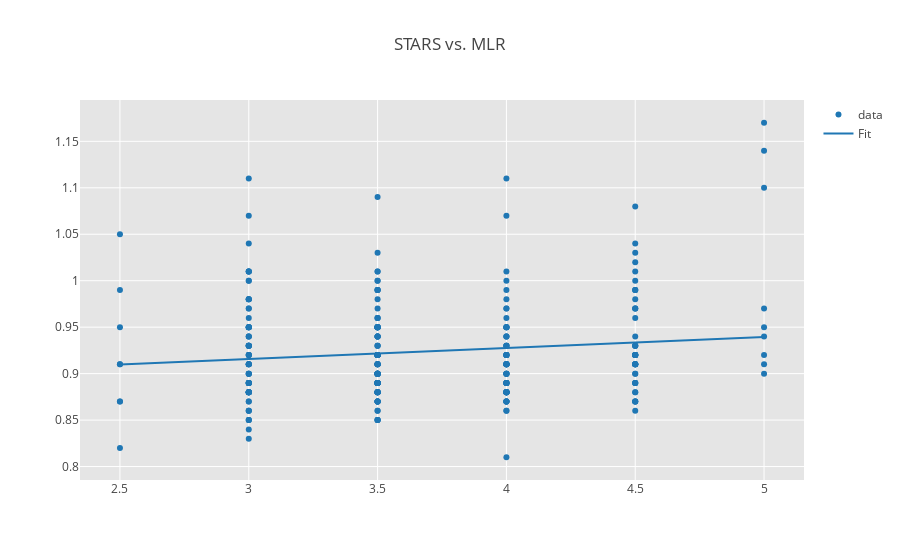

Notebook cell for this chart:
### Markdown cell above
Section 5: Presentation Visualizations

### Code cell
df_MLR_full = df_MLR.dropna()

from sklearn import preprocessing
import plotly.graph_objs as go
from scipy import stats
import json


# 5.1 Scatterplot MLR vs. STARS
X = df_MLR_full['STARS_Overall']
Y = df_MLR_full['adjusted_MLR']

slope, intercept, r_value, p_value, std_err = stats.linregress(X,Y)
line = slope*X+intercept

# Create a trace
trace = go.Scatter(
    x = X,
    y = Y,
    mode = 'markers',
    name = 'data'
)
trace2 = go.Scatter(
                  x=X, 
                  y=line, 
                  mode='lines',
                  marker=go.Marker(color='rgb(31, 119, 180)'),
                  name='Fit'
                  )
layout = go.Layout(
                title='Figure 1: STARS vs. MLR',
                plot_bgcolor='rgb(229, 229, 229)',
                  xaxis=go.XAxis(zerolinecolor='rgb(255,255,255)', gridcolor='rgb(255,255,255)'),
                  yaxis=go.YAxis(zerolinecolor='rgb(255,255,255)', gridcolor='rgb(255,255,255)')
                )

data = [trace, trace2]
fig = go.Figure(data=data, layout=layout)

iplot(fig)

# 5.2 Create County File for analysis
df_statelist = pd.read_csv("/Users/cventura/GitHub/final_project/final_datasets/state_geo/states_list.csv")

df_county_geo = pd.DataFrame()

for state in df_statelist['state_name']:
    file = '/Users/cventura/GitHub/final_project/final_datasets/state_geo/' + state + '.geojson'
    with open(file) as f:
        counties = json.load(f)
    df_state = df_countypen[df_countypen['State Name'] == state]
    geo_dict = {}
    for x in range(len(counties['features'])):
        # I ignore the last eleven characters in the name since the geojson file includes ' County, CO' in the county names and the population data does not
        name = counties['features'][x]['properties']['name'][:-11]
        geo_dict[name] = counties['features'][x]   
    ser = pd.Series(geo_dict.values(), index = geo_dict.keys())
    ser.name = 'coordinates'
    df_state = df_state.join(ser, on='County Name')
    df_county_geo = df_county_geo.append(df_state)

colors = ['#ffffe0','#fffddb','#fffad7','#fff7d1','#fff5cd','#fff2c8',
          '#fff0c4','#ffedbf','#ffebba','#ffe9b7','#ffe5b2','#ffe3af',
          '#ffe0ab','#ffdda7','#ffdba4','#ffd9a0','#ffd69c','#ffd399',
          '#ffd196','#ffcd93','#ffca90','#ffc88d','#ffc58a','#ffc288',
          '#ffbf86','#ffbd83','#ffb981','#ffb67f','#ffb47d','#ffb17b',
          '#ffad79','#ffaa77','#ffa775','#ffa474','#ffa172','#ff9e70',
          '#ff9b6f','#ff986e','#ff956c','#fe916b','#fe8f6a','#fd8b69',
          '#fc8868','#fb8567','#fa8266','#f98065','#f87d64','#f77a63',
          '#f67862','#f57562','#f37261','#f37060','#f16c5f','#f0695e',
          '#ee665d','#ed645c','#ec615b','#ea5e5b','#e85b59','#e75859',
          '#e55658','#e45356','#e35056','#e14d54','#df4a53','#dd4852',
          '#db4551','#d9434f','#d8404e','#d53d4d','#d43b4b','#d2384a',
          '#cf3548','#cd3346','#cc3045','#ca2e43','#c72b42','#c52940',
          '#c2263d','#c0233c','#be213a','#bb1e37','#ba1c35','#b71933',
          '#b41731','#b2152e','#b0122c','#ac1029','#aa0e27','#a70b24',
          '#a40921','#a2071f','#a0051c','#9d0419','#990215','#970212',
          '#94010e','#91000a','#8e0006','#8b0000', '#8b0000']

scl = dict(zip(range(0, 101), colors))

def get_scl(obj):
    frac = obj* 100
    frac = round(frac,0)
    return scl[frac]


# 5.2 Additional Fields for mappings

df_plancounty_countyCRS['enrollmentxRS'] = df_plancounty_countyCRS['county_enrollment'] * df_plancounty_countyCRS['rs_nonSNP'] 
df_plancounty_countyCRS['enrollmentxpymt'] = df_plancounty_countyCRS['county_enrollment'] * df_plancounty_countyCRS['avg_pymt_nonSNP'] 

df_countyRSpymtStats =  df_plancounty_countyCRS.groupby(['county_code'])[['county_enrollment', 'enrollmentxRS', 'enrollmentxpymt']].sum(
        ).reset_index()

df_countyRSpymtStats['avg_RS'] = df_countyRSpymtStats['enrollmentxRS'] / df_countyRSpymtStats['county_enrollment']
df_countyRSpymtStats['avg_pymt'] = df_countyRSpymtStats['enrollmentxpymt'] / df_countyRSpymtStats['county_enrollment']

df_county_geo = df_county_geo.merge(df_countyRSpymtStats, how= 'left', left_on='SSA', right_on='county_code')  
             
df_county_geo_full = df_county_geo.dropna()
df_county_geo_full = df_county_geo_full[df_county_geo_full['avg_RS'] != 0.0]

min_max_scaler = preprocessing.MinMaxScaler()

df_county_geo_full['norm_RS'] = min_max_scaler.fit_transform(df_county_geo_full['avg_RS'])
df_county_geo_full['norm_pymt'] = min_max_scaler.fit_transform(df_county_geo_full['avg_pymt'])

df_county_geo['color'] = df_county_geo['Penetration'].apply(get_scl)
df_county_geo_full['color_2'] = df_county_geo_full['norm_RS'].apply(get_scl)
df_county_geo_full['color_3'] = df_county_geo_full['norm_pymt'].apply(get_scl)

### Figure 1 — Plotly figure (JSON) as saved in the notebook; plotly's stock layout.template omitted (floating-point values rounded to 4 significant figures; data arrays with more than 128 entries replaced by an {"elided": "..."} marker saying what was removed)
{"data": [{"mode": "markers", "name": "data", "type": "scatter", "x": {"elided": "304 float values"}, "y": {"elided": "304 float values"}}, {"marker": {"color": "rgb(31, 119, 180)"}, "mode": "lines", "name": "Fit", "type": "scatter", "x": {"elided": "304 float values"}, "y": {"elided": "304 float values"}}], "layout": {"plot_bgcolor": "rgb(229, 229, 229)", "title": "STARS vs. MLR", "xaxis": {"gridcolor": "rgb(255,255,255)", "zerolinecolor": "rgb(255,255,255)"}, "yaxis": {"gridcolor": "rgb(255,255,255)", "zerolinecolor": "rgb(255,255,255)"}}}
